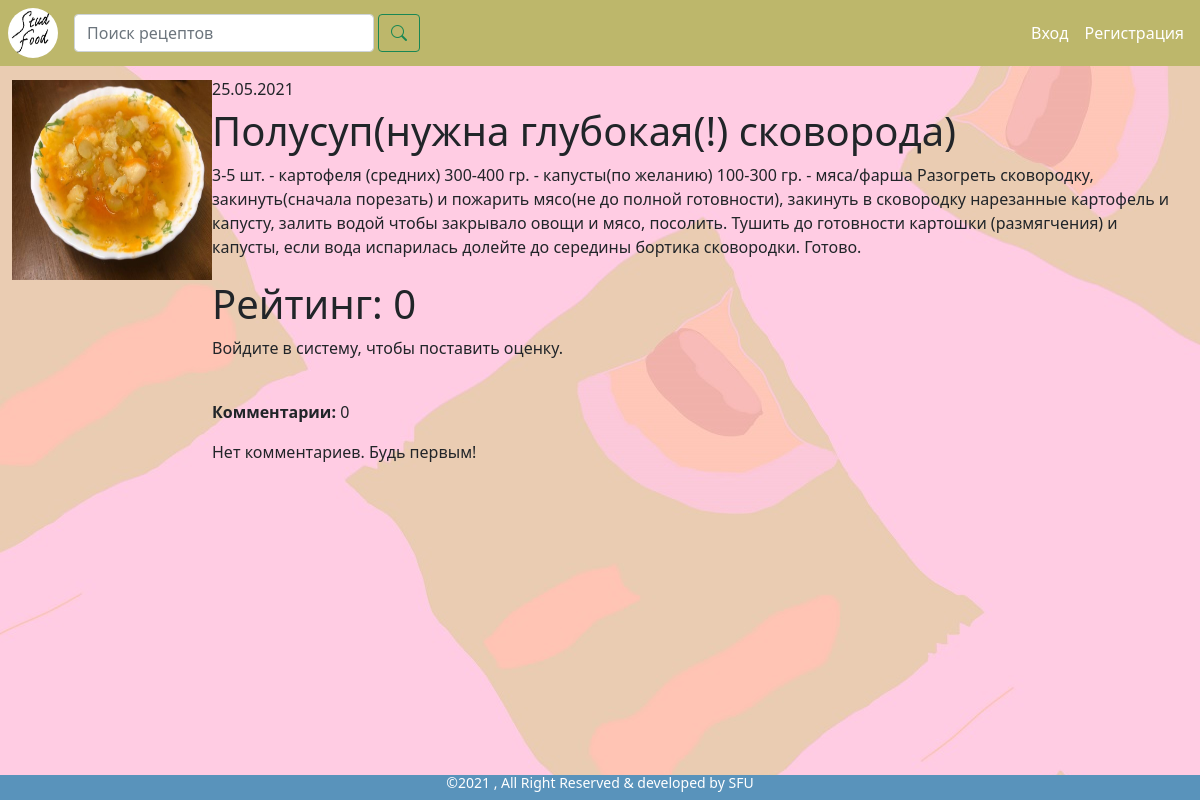
The app's page /detail/8/, older data.
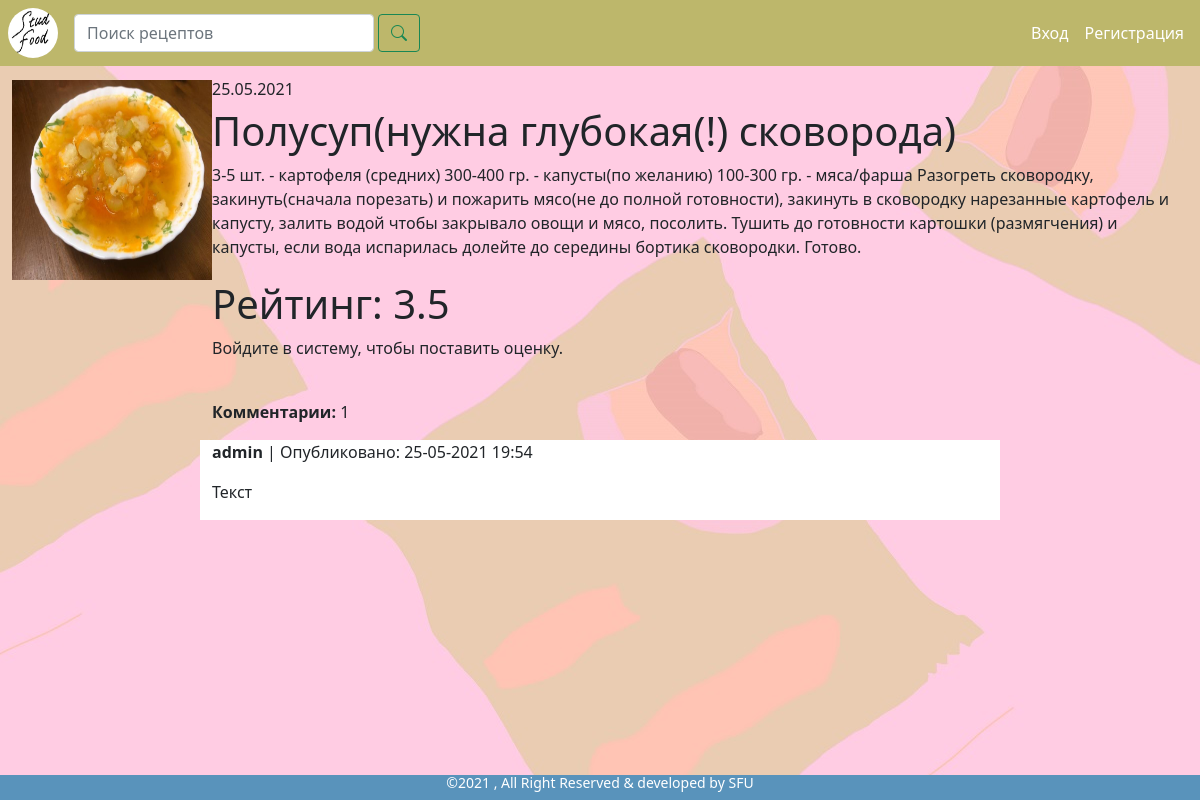
The same page, newer data.
### studentfood/models.py (models this page shows, shortened)
class Recipe(models.Model):  # рецепт
    recipe_name = models.CharField('Название', max_length=40)  # название рецепта
    pub_date = models.DateTimeField('Дата публикации', auto_now_add=True)  # дата публикация
    description = models.TextField('Описание')  # описание рецепта
    price = models.IntegerField('Примерная стоимость', null=True)
    user = models.ForeignKey(User, on_delete=models.CASCADE)
    GLOBAL_CATEGORY = [
        ('first', 'Первые блюда'),
        ('second', 'Вторые блюда'),
        ('snack', 'Закуски/Салаты'),
        ('sweet', 'Сладкое/Десерты'),
    ]
    category = models.CharField('Категория', choices=GLOBAL_CATEGORY, max_length=16, blank=True)
    photo = models.ImageField('Фото рецепта', default='recipe_img/no_photo.jpg', null=True, blank=True, upload_to='recipe_img')  # фото будут храниться по пути /media/recipe_img (не забудь создать эти папки перед тестом)
    @property
    def photo_url(self):
        if self.photo and hasattr(self.photo, 'url'):
            return self.photo.url
    def calculate_mark(self):  # реализовать оценку
        max_marks = self.mark_set.all()
        sum_marks = 0
        for get_mark in max_marks:
            sum_marks += get_mark.mark_value
        if len(max_marks) == 0:
            avg_mark = 0
        else:
            avg_mark = sum_marks/len(max_marks)
        return avg_mark

class Mark(models.Model):
    USER_MARK_SET = [
        (1, 1),
        (2, 2),
        (3, 3),
        (4, 4),
        (5, 5),
    ]
    mark_value = models.FloatField(choices=USER_MARK_SET, validators=[MinValueValidator(0.0), MaxValueValidator(5.0)])
    recipe = models.ForeignKey(Recipe, on_delete=models.CASCADE)
    user = models.ForeignKey(User, on_delete=models.CASCADE)
    class Meta:
        unique_together = ('recipe', 'user')

class Comment(models.Model):
    text = models.CharField('Текст комментария', max_length=1500)
    user = models.ForeignKey(User, on_delete=models.CASCADE)  # связь комментария с пользователем
    recipe = models.ForeignKey(Recipe, on_delete=models.CASCADE)  # связь комментария с рецептом
    pub_date = models.DateTimeField('Опубликовано', default=timezone.now)

class User(AbstractUser):
    photo = models.ImageField('Фото', default='user_img/no_photo.jpg', upload_to='user_img')  # установлена стандартная фотография. пользовательские фото будут загружены в media/user_img

### studentfood/views.py (the view, shortened to what this page needs)
# urls.py: path('detail/<int:recipe_id>/', views.detail, name='detail'),
def detail(request, recipe_id):  # объект (написать список полей)
    recipe_detail = get_object_or_404(Recipe, pk=recipe_id)
    comment_list = recipe_detail.comment_set.all()
    comments_count = comment_list.count()
    marks_list = recipe_detail.mark_set.all()
    bookmark_list = recipe_detail.bookmark_set.all()
    bookmark_user_ids = []
    for row in bookmark_list:
        bookmark_user_ids.append(row.user_added.id)
    comment_form = CommentForm()
    mark_form = MarkForm()
    post_comment = None
    context = {'recipe_detail': recipe_detail,
               'comment_list': comment_list,
               'comment_form': comment_form,
               'post_comment': post_comment,
               'comments_count': comments_count,
               'mark_form': mark_form,
               'bookmark_user_ids': bookmark_user_ids
              }
    return render(request, 'studentfood/html/detail_recipe/product.html', context)

### studentfood/forms.py
class CommentForm(forms.ModelForm):
    class Meta:
        model = Comment
        fields = ('text',)

class MarkForm(forms.ModelForm):
    class Meta:
        model = Mark
        fields = ('mark_value',)

### studentfood/templates/studentfood/html/detail_recipe/product.html (shortened to what this page needs)
{% extends 'studentfood/html/base.html' %}{% load static%}
{% load crispy_forms_tags %}
{% block stat%}
    <link href="{% static "css/product.css" %}" rel="stylesheet" type="text/css">
{% endblock %}
{% block main %}
    <div class="container-fluid">
        <div class="row">
            <div class="col-2">
                <img src="{{ recipe_detail.photo_url }}" width="200" height="200" alt="Технические неполадки">
            </div>
            <div class="col-10">
                <h6>{{ recipe_detail.pub_date|date:"d.m.Y" }}</h6>
                <h1>{{ recipe_detail.recipe_name }}</h1>
                <p>{{ recipe_detail.description }}</p>
            </div>
        </div>
        <div class="row">
            <div class="col-2"></div>
            <div class="col-8">
                <h1>Рейтинг: {{ recipe_detail.calculate_mark }}</h1>
                {% if request.user.is_authenticated %}
                <form action="" method="post">
                    {% csrf_token %}
                    {{ mark_form.as_p }}
                    <input type="submit" value="Поставить оценку!">
                </form>
                    {% else %}
                    <p>Войдите в систему, чтобы поставить оценку.</p>
                {% endif %}
                <br>
                <div class="row">
                    <p>
                        <strong>Комментарии:</strong>
                        <span>{{ comments_count }}</span>
                    </p>
                    {% for comment in comment_list %}
                            <div class="comment-obj">
                                <p><strong>{{ comment.user }}</strong> | Опубликовано: {{ comment.pub_date|date:"d-m-Y H:i" }}</p>
                                <p>{{ comment.text }}</p>
                            </div>
                        {% empty %}
                            <p>Нет комментариев. Будь первым!</p>
                    {% endfor %}
                </div>
            </div>
            <div class="col-2"></div>
        </div>
    </div>
{% endblock %}

Row changes from the older to the newer data that the page shows:
computed for Recipe "Полусуп(нужна глубокая(!) сковорода)": calculate_mark "0" → "3.5"
added Comment: user "admin", pub_date "25-05-2021 19:54", text "Текст"
Text that changed along with them:
{{ comments_count }}: "0" → "1"
text no longer shown: "Нет комментариев. Будь первым!"
